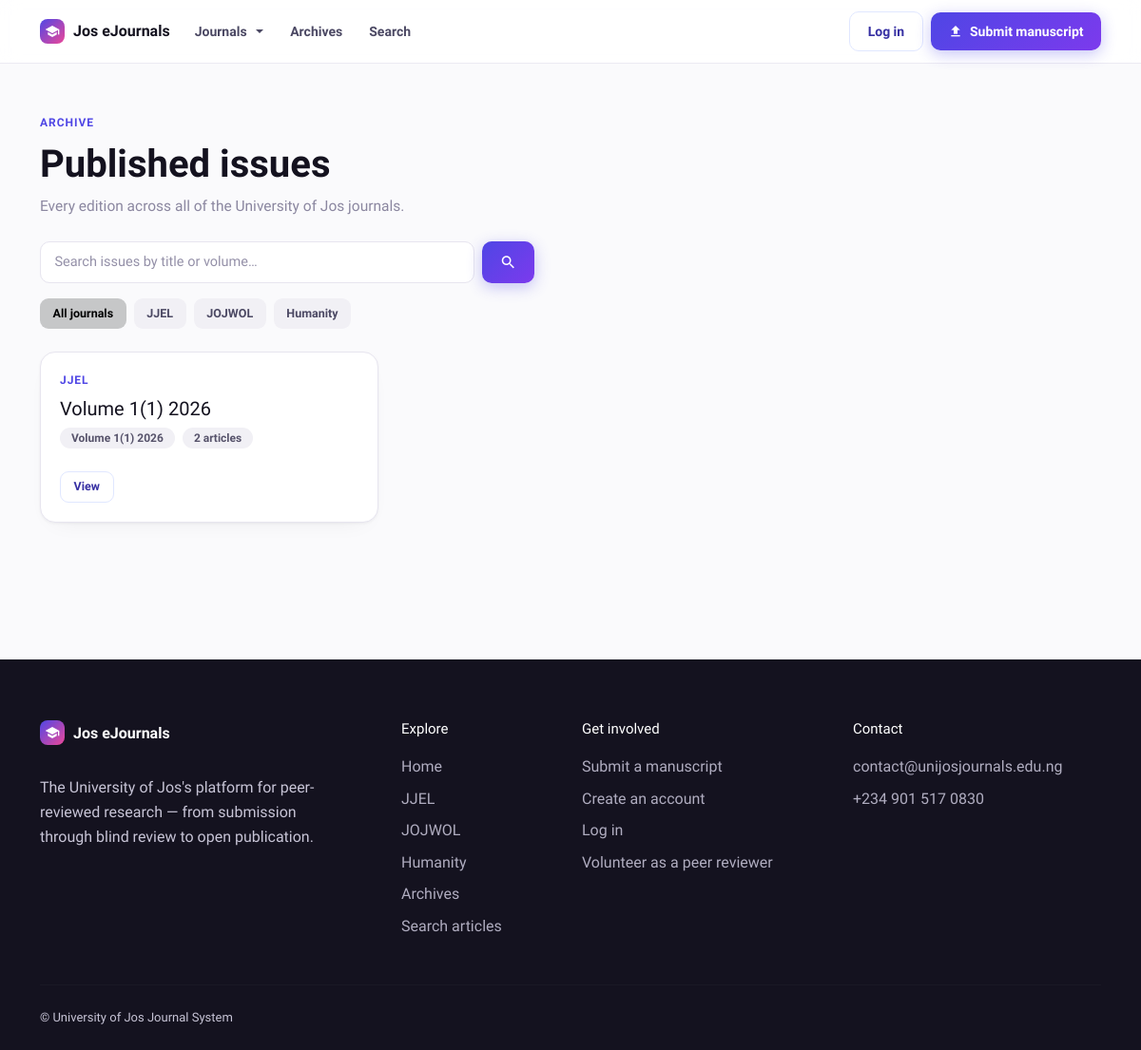
/archives/, run on an earlier commit of the app's database.
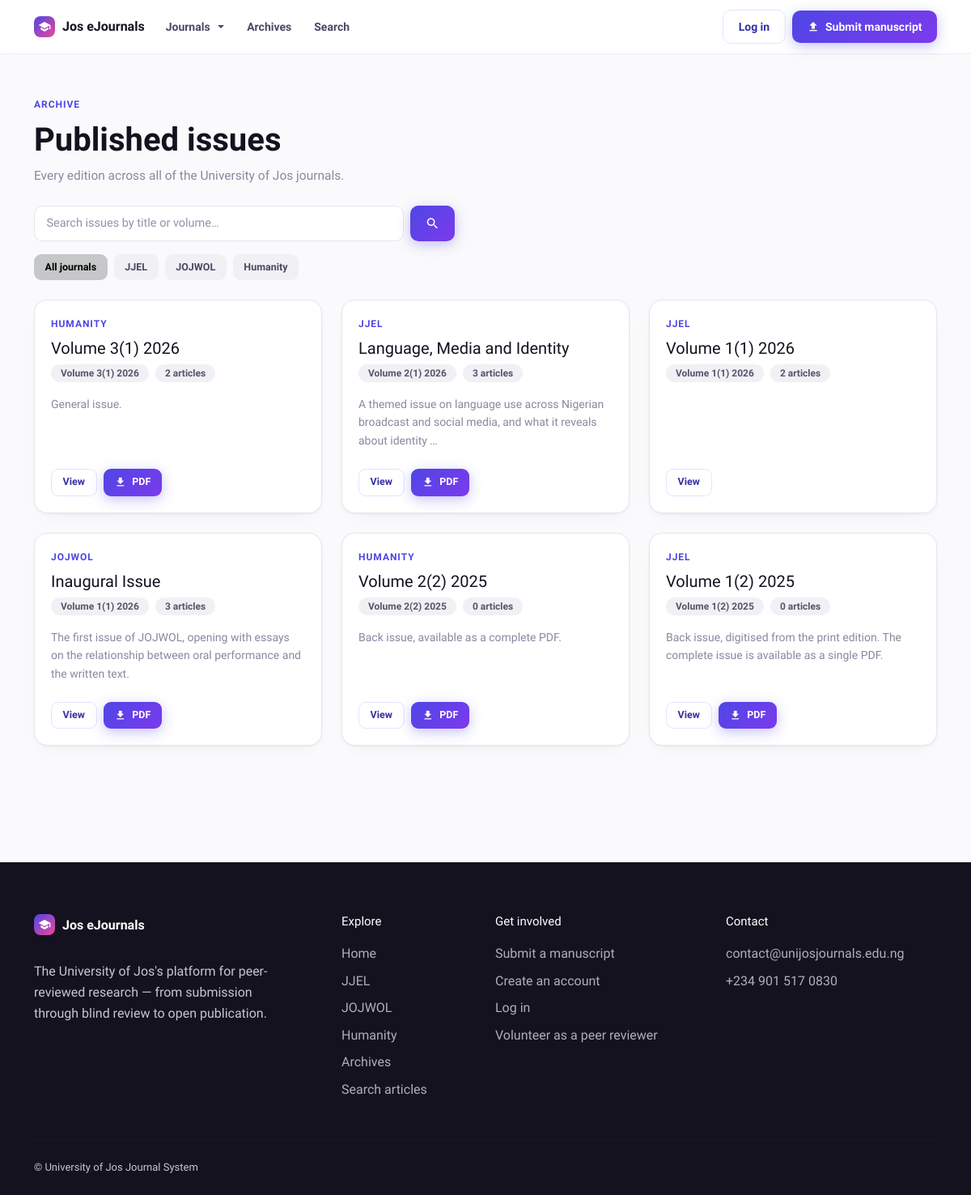
And on a later commit of the database.
### journalapp/models.py (models this page shows, shortened)
class Journal(models.Model):
    name = models.CharField(max_length=200)
    slug = models.SlugField(
        max_length=80, unique=True,
        help_text="Used in the journal's web address, e.g. 'jjel'."
    )
    abbreviation = models.CharField(
        max_length=20, blank=True,
        help_text="Short form, e.g. 'JJEL'. Shown on the journal card when no logo is set."
    )
    tagline = models.CharField(
        max_length=255, blank=True,
        help_text="One line shown under the journal name."
    )
    description = RichTextField(blank=True)
    about = RichTextField(
        blank=True,
        help_text="Aims and scope — the main text on the journal's home page."
    )
    logo = models.ImageField(
        upload_to='journal_logos', blank=True, null=True,
        help_text="Square-ish logo used on the journal cards."
    )
    cover_image = models.ImageField(upload_to='journal_covers', blank=True, null=True)
    issn_print = models.CharField(max_length=20, blank=True, verbose_name="ISSN (Print)")
    issn_online = models.CharField(max_length=20, blank=True, verbose_name="ISSN (Online)")
    published_by = models.CharField(
        max_length=255, blank=True,
        help_text="e.g. 'Department of English, University of Jos'."
    )
    contact_email = models.EmailField(blank=True)
    department = models.ForeignKey(
        Department, on_delete=models.SET_NULL, null=True, blank=True,
        related_name='journals',
        help_text="Optional internal grouping. Not shown to visitors."
    )
    order = models.PositiveIntegerField(
        default=0, help_text="Controls the order journals appear in on the home page."
    )
    is_active = models.BooleanField(
        default=True, help_text="Untick to hide this journal from the public site."
    )
    class Meta:
        ordering = ['order', 'name']

class Issue(models.Model):
    journal = models.ForeignKey(Journal, on_delete=models.CASCADE, related_name='issues')
    volume = models.CharField(max_length=20, help_text="e.g. '2'")
    number = models.CharField(max_length=20, blank=True, help_text="Issue number, e.g. '1'")
    year = models.PositiveIntegerField()
    title = models.CharField(
        max_length=255, blank=True,
        help_text="Optional name, for a special or themed issue."
    )
    description = models.TextField(blank=True)
    cover_image = models.ImageField(upload_to='issue_covers/', blank=True, null=True)
    document = models.FileField(
        upload_to='issues/', blank=True, null=True,
        help_text="The complete issue as a single PDF, for viewing and download."
    )
    published_date = models.DateField()
    is_published = models.BooleanField(
        default=True, help_text="Untick to keep this issue hidden while you prepare it."
    )
    featured = models.BooleanField(default=False, help_text="Feature this issue on the home page.")
    uploaded_by = models.ForeignKey(
        settings.AUTH_USER_MODEL, on_delete=models.SET_NULL, null=True, blank=True,
        related_name='issues_uploaded'
    )
    uploaded_at = models.DateTimeField(auto_now_add=True)
    class Meta:
        ordering = ['-year', '-volume', '-number']
        unique_together = ('journal', 'volume', 'number')
    @property
    def label(self):
        vol = f"Volume {self.volume}" if self.volume else "Volume"
        if self.number:
            vol = f"{vol}({self.number})"
        return f"{vol} {self.year}"

### journalapp/journal_views.py (the view)
# urls.py: path('archives/', journal_views.all_issues, name='all_issues'),
def all_issues(request):
    issues = (
        Issue.objects.filter(is_published=True, journal__is_active=True)
        .select_related('journal')
        .annotate(article_count=Count('articles', filter=Q(articles__status='published')))
        .order_by('-year', '-volume', '-number')
    )
    journal_slug = request.GET.get('journal')
    selected_journal = None
    if journal_slug:
        selected_journal = Journal.objects.filter(slug=journal_slug, is_active=True).first()
        if selected_journal:
            issues = issues.filter(journal=selected_journal)
    query = request.GET.get('q')
    if query:
        issues = issues.filter(
            Q(title__icontains=query)
            | Q(description__icontains=query)
            | Q(volume__icontains=query)
        )
    return render(request, 'journalapp/journals/all_issues.html', {
        'issues': issues,
        'journals': Journal.objects.filter(is_active=True),
        'selected_journal': selected_journal,
        'query': query or '',
    })

### journalapp/context_processors.py (called while the page is built)
def site_settings(request):
    try:
        settings = SiteSettings.objects.first()
        if not settings:
            settings = SiteSettings.objects.create()
    except:
        settings = None
    return {'site_settings': settings}

def journal_roles(request):
    user = getattr(request, 'user', None)
    if not (user and user.is_authenticated):
        return {'can_manage_journals': False, 'can_manage_journal_content': False}
    return {
        'can_manage_journals': can_manage_any_journal(user, roles=WORKFLOW_ROLES),
        'can_manage_journal_content': can_manage_any_journal(user, roles=CONTENT_ROLES),
    }

def nav_journals(request):
    return {
        'nav_journals': Journal.objects.filter(is_active=True).only(
            'name', 'slug', 'abbreviation'
        )
    }

### journalapp/templates/journalapp/journals/all_issues.html (shortened to what this page needs)
{% extends 'journalapp/base.html' %}
{% block content %}
<div class="container py-5">
    <div class="mb-4">
        <span class="uj-kicker">Archive</span>
        <h1 class="mt-2 mb-2">Published issues</h1>
        <p class="text-muted mb-0" style="font-size:15.5px;">Every edition across all of the University of Jos journals.</p>
    </div>
    <form method="get" class="d-flex gap-2 mb-3" style="max-width:520px;">
        <input type="text" name="q" value="{{ query }}" class="form-control" placeholder="Search issues by title or volume…">
        <button class="btn btn-primary" type="submit"><i class="material-icons" style="font-size:18px;">search</i></button>
    </form>
    <div class="d-flex flex-wrap gap-2 mb-4">
        <a href="{% url 'all_issues' %}{% if query %}?q={{ query }}{% endif %}"
           class="btn btn-light btn-sm {% if not selected_journal %}active{% endif %}">All journals</a>
        {% for j in journals %}
        <a href="{% url 'all_issues' %}?{% if query %}q={{ query }}&{% endif %}journal={{ j.slug }}"
           class="btn btn-light btn-sm {% if selected_journal.pk == j.pk %}active{% endif %}">{{ j.abbreviation|default:j.name }}</a>
        {% endfor %}
    </div>
    <div class="row g-4">
        {% for issue in issues %}
        <div class="col-md-6 col-lg-4">
            <div class="card card-hover h-100">
                <div class="card-body d-flex flex-column">
                    <span class="uj-kicker mb-2">{{ issue.journal.abbreviation|default:issue.journal.name }}</span>
                    <h5 class="mb-2">{{ issue.title|default:issue.label }}</h5>
                    <div class="d-flex flex-wrap gap-2 mb-3">
                        <span class="uj-pill">{{ issue.label }}</span>
                        <span class="uj-pill">{{ issue.article_count }} article{{ issue.article_count|pluralize }}</span>
                    </div>
                    {% if issue.description %}<p class="text-muted mb-3" style="font-size:14px;">{{ issue.description|truncatewords:18 }}</p>{% endif %}
                    <div class="d-flex gap-2 mt-auto pt-2">
                        <a href="{% url 'issue_detail' issue.journal.slug issue.pk %}" class="btn btn-outline-primary btn-sm">View</a>
                        {% if issue.document %}
                        <a href="{{ issue.document.url }}" class="btn btn-primary btn-sm" download>
                            <i class="material-icons" style="font-size:15px;">download</i> PDF
                        </a>
                        {% endif %}
                    </div>
                </div>
            </div>
        </div>
        {% empty %}
        <div class="col-12">
            <div class="alert alert-info d-flex align-items-center"><i class="material-icons me-2">info</i>
                {% if query or selected_journal %}No issues match that search.{% else %}No issues have been published yet.{% endif %}
            </div>
        </div>
        {% endfor %}
    </div>
</div>
{% endblock %}

### journalapp/templates/journalapp/base.html (shortened to what the changed rows need)
{% load static %}
<!DOCTYPE html>
<html lang="en">
<head>
    <link href="https://cdn.jsdelivr.net/npm/bootstrap@5.3.0-alpha1/dist/css/bootstrap.min.css" rel="stylesheet">
    <link rel="stylesheet" href="https://cdnjs.cloudflare.com/ajax/libs/font-awesome/6.0.0-beta3/css/all.min.css">
    <link href="{% static 'css/theme.css' %}" rel="stylesheet">
</head>
<body class="d-flex flex-column min-vh-100">
    <main class="flex-grow-1 mb-3">
        {% block content %}{% endblock %}
    </main>
    <footer class="uj-footer">
        <div class="container">
            <div class="row g-4">
                <div class="col-6 col-lg-2 mb-2">
                    <ul class="list-unstyled d-grid gap-2">
                        {% for j in nav_journals %}
                        <li><a href="{% url 'journal_home' j.slug %}">{{ j.abbreviation|default:j.name }}</a></li>
                        {% endfor %}
                    </ul>
                </div>
            </div>
        </div>
    </footer>
</body>
</html>

What changed in the data, as far as the page shows it:
added Issue: journal.abbreviation "HUMANITY", title "Volume 3(1) 2026", label "Volume 3(1) 2026", article_count "2", description "General issue."
added Issue: journal.abbreviation "JJEL", title "Language, Media and Identity", label "Volume 2(1) 2026", article_count "3", description "A themed issue on language use across Nigerian broadcast and social media, and what it reveals about identity …"
added Issue: journal.abbreviation "JOJWOL", title "Inaugural Issue", label "Volume 1(1) 2026", article_count "3", description "The first issue of JOJWOL, opening with essays on the relationship between oral performance and the written text."
added Issue: journal.abbreviation "HUMANITY", title "Volume 2(2) 2025", label "Volume 2(2) 2025", article_count "0", description "Back issue, available as a complete PDF."
added Issue: journal.abbreviation "JJEL", title "Volume 1(2) 2025", label "Volume 1(2) 2025", article_count "0", description "Back issue, digitised from the print edition. The complete issue is available as a single PDF."
